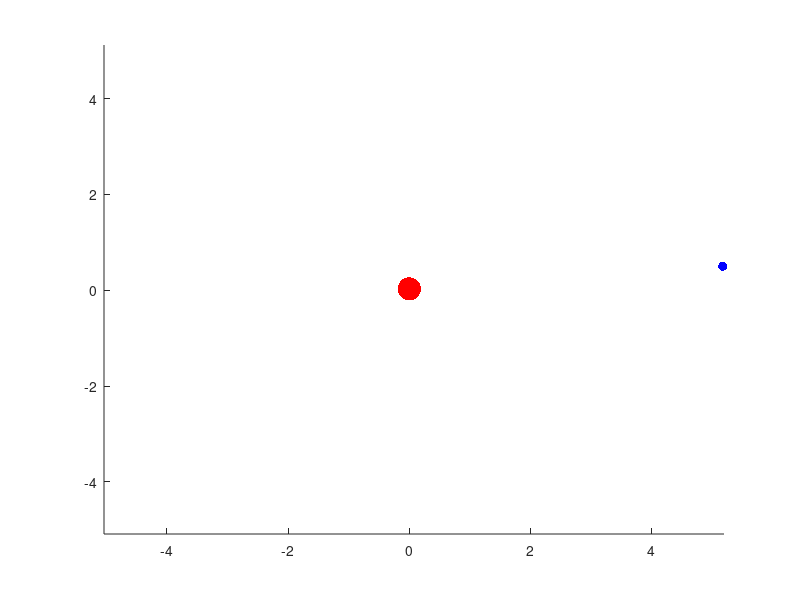

Reproduce this figure in MATLAB.
function jupiter()
    % Calculate and plot the trajectories of two bodies with
    % the given parameters, acting under the force of gravity.
    %
    % From Physical Modeling in MATLAB, by Allen Downey
    % (https://github.com/AllenDowney/PhysicalModelingInMatlab)

    au = 150e9;                % astronomical unit in meters
    day = 24 * 60 * 60;        % year in seconds
    sunmass = 2.0e30;          % mass of the sun in kg
    d = 779e9;                 % initial distance in meters
    v = 13e3;                  % initial velocity in meters per second
    m1 = 2.0e30;               % mass of the sun in kg
    m2 = 1.9e27;               % mass of Jupiter
    G = 6.67e-11;              % gravitation constant in N m^2 / kg^2
    period = 4332;             % one orbit in days
    end_time = period * day;   % period in seconds
    
    % scaling distances
    d = d / au;
    v = v / au;
    G = G / au^3;
    
    % scaling times
    end_time = end_time / day;
    v = v * day;
    G = G * day^2;
    
    % scaling masses
    m1 = m1 / sunmass;
    m2 = m2 / sunmass;
    G = G * sunmass;
    
    P1 = [0;0];       % simple initial conditions
    P2 = [d;0];
    V1 = [0;0];
    V2 = [0;v];
    
    options = odeset('RelTol', 1e-5);
    step = end_time/period*100;
    [T, M] = ode45(@rate_func, [0:step:end_time], [P1; P2; V1; V2], options);
    animate_func(T,M);
    
    function animate_func(T,M)
        % animate the positions of the planets, assuming that the
        % columns of M are x1, y1, x2, y2.
        X1 = M(:,1);
        Y1 = M(:,2);
        X2 = M(:,3);
        Y2 = M(:,4);

        minmax = [min([X1;X2]), max([X1;X2]), min([Y1;Y2]), max([Y1;Y2])];

        for i=1:length(T)
            clf;
            hold on;
            axis(minmax);
            draw_func(X1(i), Y1(i), X2(i), Y2(i));
            drawnow;
            if i < length(T)
                dt = T(i+1) - T(i);
                speedup = 1000;
                pause(dt/speedup);
            end
        end
        hold off
    end

    function draw_func(x1, y1, x2, y2)
        plot(x1, y1, 'r.', 'MarkerSize', 50);
        plot(x2, y2, 'b.', 'MarkerSize', 20);
    end

    function res = rate_func(t, W)
        % this is a slope function invoked by ode45
        n = length(W)/2;
        P = W(1:n);
        V = W(n+1:end);

        dRdt = V;                          
        dVdt = acceleration_func(t, P, V);
        res = [dRdt; dVdt];
    end

    function res = acceleration_func(t, P, V)
        % compute acceleration due to gravity
        P1 = P(1:2);
        P2 = P(3:4);
        
        F12 = gravity_force_func(P1, P2, m1, m2);
        
        A1 = F12 / m1;
        A2 = -F12 / m2;
        res = [A1; A2];
    end

    function Fg = gravity_force_func(P1, P2, m1, m2)
        % compute the force of gravity acting on a body at
        % P1 with mass m1, due to a body at P2 with mass m2
        R = P2 - P1;
        r = norm(R);
        Rhat = R/r;
        
        Fg = G * m1 * m2 / r^2 * Rhat;
    end
end
